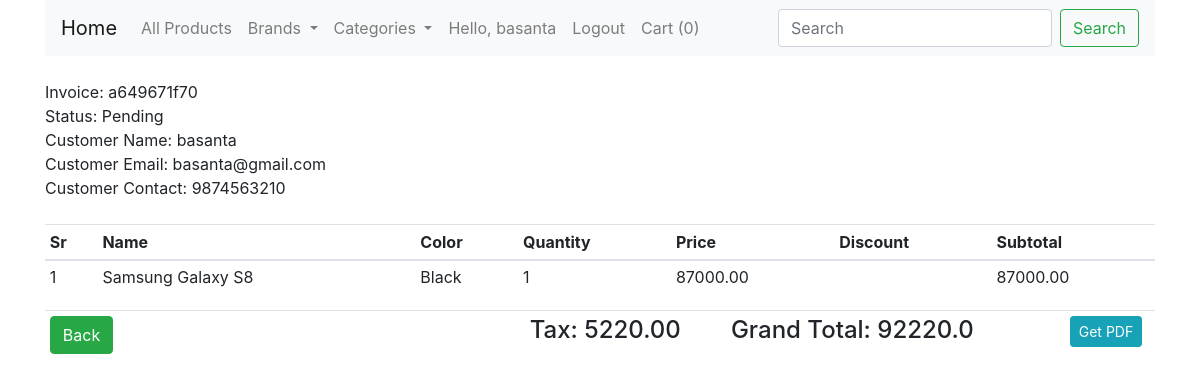
Page /customer/orders/a649671f70 (signed in) on the committed database.
### app/customers/models.py (models this page shows, shortened)
class CustomerUser(db.Model, UserMixin):
    id = db.Column(db.Integer, primary_key=True)
    name = db.Column(db.String(50), unique=False)
    username = db.Column(db.String(50), unique=True)
    email = db.Column(db.String(50), unique=True)
    password = db.Column(db.String(200), unique=False)
    country = db.Column(db.String(50), unique=False)
    state = db.Column(db.String(50), unique=False)
    city = db.Column(db.String(50), unique=False)
    address = db.Column(db.String(50), unique=False)
    contact = db.Column(db.String(50), unique=False)
    zipcode = db.Column(db.String(50), unique=False)
    profile = db.Column(db.String(200), unique=False, default="profile.jpg")
    timestamp = db.Column(db.DateTime, nullable=False, default=datetime.now())
    customer_user = db.relationship('CustomerOrder', backref=db.backref('user', lazy=True))

class CustomerOrder(db.Model):
    id = db.Column(db.Integer, primary_key=True)
    invoice = db.Column(db.String(50), unique=True, nullable=False)
    status = db.Column(db.String(50), default="Pending", nullable=False)
    timestamp = db.Column(db.DateTime, default=datetime.now(), nullable=False)
    orders = db.Column(JsonEncodedDict)
    customer_id = db.Column(db.Integer, db.ForeignKey('customer_user.id'), nullable=False)

### app/customers/routes.py (the view)
@bp.route("/orders/<invoice>")
@login_required
def orders(invoice):
    if current_user.is_authenticated:
        grandtotal = 0
        subtotal = 0
        customer_id = current_user.id
        customer = CustomerUser.query.filter_by(id=customer_id).first()
        orders = CustomerOrder.query.filter_by(customer_id=customer.id).order_by(CustomerOrder.id.desc()).first()
        for _key, product in orders.orders.items():
            discount = (product['discount']/1000) * float(product['price'])
            subtotal += float(product['price']) * int(product['quantity'])
            subtotal -= discount
            tax = ("%.2f" % (0.06 * float(subtotal)))
            grandtotal = float("%.2f" % (1.06 * subtotal ))
    else:
        return redirect(url_for('customers.customerLogin'))
    return render_template('customer/order.html', invoice=invoice, tax=tax, subtotal=subtotal, \
        grandtotal=grandtotal, customer=customer, orders=orders)

### app/customers/models.py (called while the page is built)
@login_manager.user_loader
def load_user(user_id):
    return CustomerUser.query.get(user_id)

    def process_result_value(self, value, dialect):
        if value is None:
            return {}
        else:
            return json.loads(value)

### app/templates/customer/order.html (shortened to what this page needs)
{% extends 'base.html' %}
{% block body %}
{% include 'includes/nav.html' %}
<div class="container mt-4">
  {% include "includes/_messages.html" %}
  <div class="row">
    <div class="col-md-12">
      Invoice: {{orders.invoice}}<br>
      Status: {{orders.status}}<br>
      Customer Name: {{customer.name}}<br>
      Customer Email: {{customer.email}}<br>
      Customer Contact:  {{customer.contact}}<br><br>
    <table class="table table-sm">
      <thead>
        <th>Sr</th>
        <th>Name</th>
        <th>Color</th>
        <th>Quantity</th>
        <th>Price</th>
        <th>Discount</th>
        <th>Subtotal</th>
      </thead>
      <tbody>
        {% for key, product in orders.orders.items() %}
        {% set discount= "%.2f" |format((product.discount/100) * product.price|float)%}
        <tr>
          <td>{{loop.index}}</td>
          <td>{{product.name}}</td>
          <td>{{product.color}}</td>
          <td>{{product.quantity}}</td>
          <td>{{product.price}}</td>
          {% if product.discount > 0 %}
          <td>{{product.discount}}% &nbsp; is {{discount}}</td>
          {% else %}
          <td></td>
          {% endif %}
          {% set subtotal = product.quantity|int * product.price|float %}
          <td>{{"%0.2f"|format((subtotal|float)-(discount|float)) }}</td>
        </tr>
        {% endfor %}
      </tbody>
    </table>
    <table class="table table-sm">
      <tr>
      <td><a href="{{url_for('index')}}" class="btn btn-success">Back</a></td>
      <td width="35%"></td>
      <td colspan="3"><h4>Tax: {{tax}}</h4></td>
      <td colspan="5"><h4>Grand Total: {{grandtotal}}</h4></td>
      <td>
        <form action="{{url_for('customers.getPDF', invoice=orders.invoice)}}" method="post">
            <button type="ssubmit" class="btn btn-sm btn-info float-right mr-2">Get PDF</button>
        </form>
      </td>
      </tr>
    </table>
  </div>
</div>
</div>
{% endblock %}

### app/templates/includes/nav.html (shortened to what this page needs)
{% extends 'base.html'%}
{% block body %}
<div class="container">
  <nav class="navbar navbar-expand-lg navbar-light bg-light">
    <a class="navbar-brand" href="/">Home</a>
    <div class="collapse navbar-collapse" id="navbarSupportedContent">
      <ul class="navbar-nav mr-auto">
        <li class="nav-item">
          <a class="nav-link" href="/">All Products</a>
        </li>
        <li class="nav-item dropdown">
          <a class="nav-link dropdown-toggle" href="#" id="navbarDropdown" role="button" data-toggle="dropdown" aria-haspopup="true" aria-expanded="false">
            Brands
          </a>
        </li>
        <li class="nav-item dropdown">
          <a class="nav-link dropdown-toggle" href="#" id="navbarDropdown" role="button" data-toggle="dropdown" aria-haspopup="true" aria-expanded="false">
            Categories
          </a>
        </li>
        {% if current_user.is_authenticated %}
        <span class="nav-link">Hello, {{current_user.username}}</span>
          <li class="nav-item">
            <a class="nav-link" href="{{url_for('customers.CustomerLogout')}}" tabindex="-1" "> Logout</a>
          </li>
        {% endif %}
        <li class="nav-item">
          <a class="nav-link" href="{{url_for('carts.getCarts')}}" tabindex="-1" ">Cart ({{session['Shoppingcart']|length}})</a>
        </li>
      </ul>
      <form class="form-inline my-2 my-lg-0">
        <input class="form-control mr-sm-2" type="search" placeholder="Search" aria-label="Search">
        <button class="btn btn-outline-success my-2 my-sm-0" type="submit">Search</button>
      </form>
    </div>
  </nav>
</div>
{% endblock %}

### rows in the picture
CustomerUser: username "basanta", name "basanta", email "basanta@gmail.com", contact "9874563210"
CustomerOrder: invoice "a649671f70", status "Pending"

### other values in the picture
{{ session['Shoppingcart']|length }} "0"
{{ product.name }} "Samsung Galaxy S8"
{{ product.color }} "Black"
{{ product.quantity }} "1"
{{ product.price }} "87000.00"
{{ "%0.2f"|format((subtotal|float)-(discount|float)) }} "87000.00"
{{ tax }} "5220.00"
{{ grandtotal }} "92220.0"
